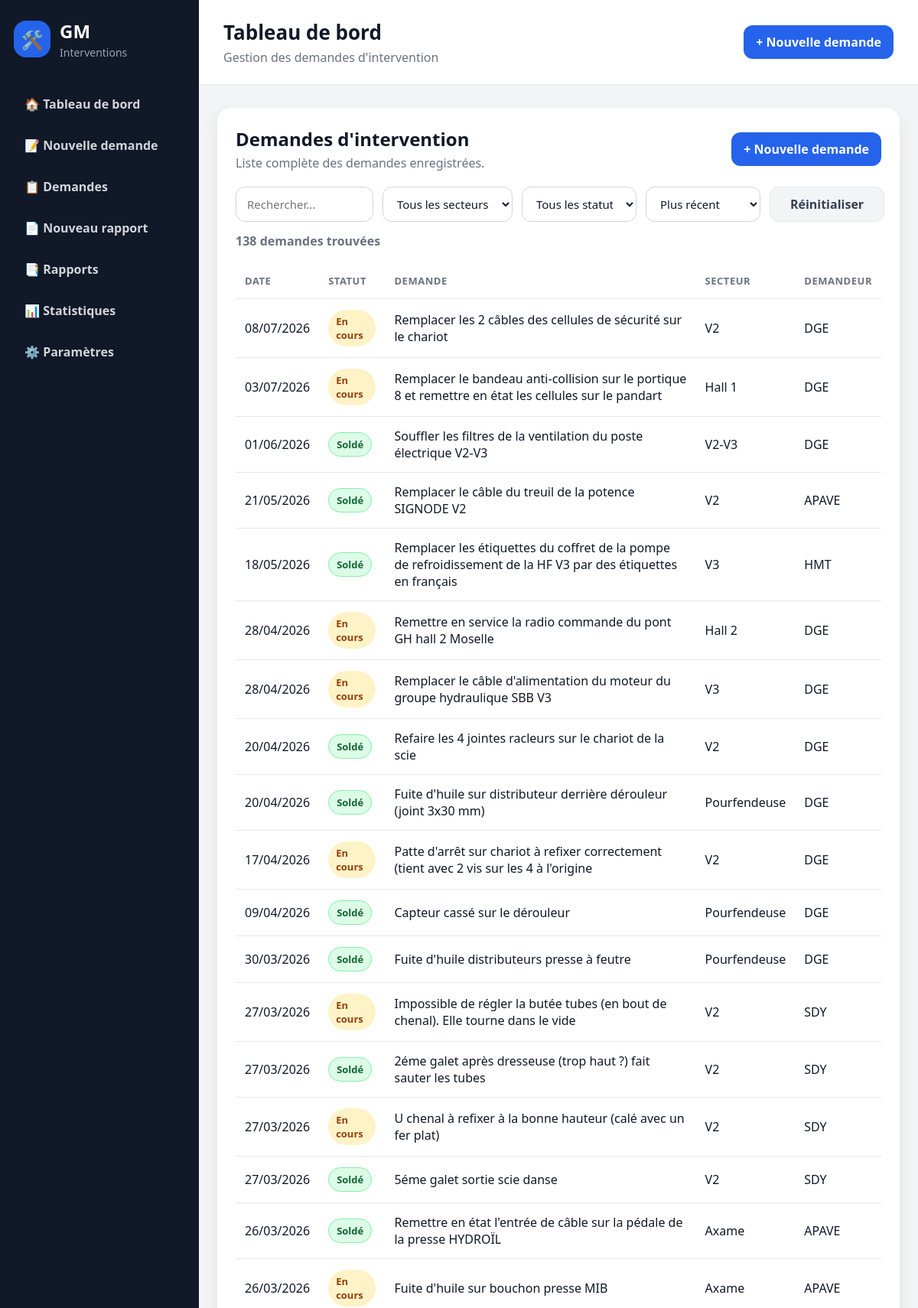
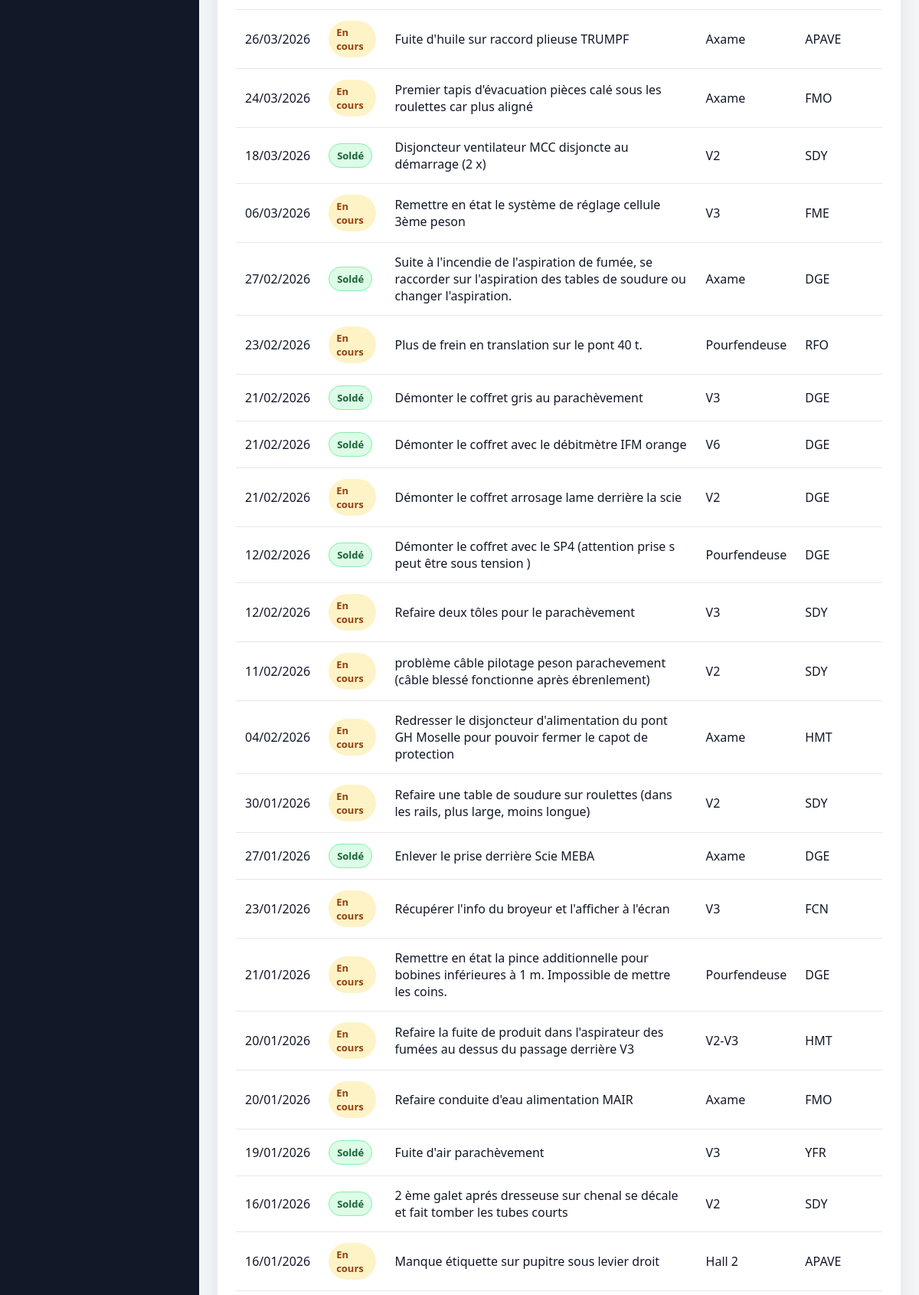
/demandes (upper part), run on the app's committed database (2 pictures, top to bottom).
### tables this page shows
CREATE TABLE demandes_intervention (
            id INTEGER PRIMARY KEY AUTOINCREMENT,
            secteur_id INTEGER,
            demandeur_id INTEGER,
            nature_travaux TEXT NOT NULL,
            description TEXT NOT NULL,
            statut TEXT NOT NULL DEFAULT 'En cours',
            date_creation TIMESTAMP DEFAULT CURRENT_TIMESTAMP,
            date_cloture TIMESTAMP, date_solde TIMESTAMP, solde_par TEXT, reference_piece TEXT, commentaire_solde TEXT,
            FOREIGN KEY (secteur_id) REFERENCES secteurs(id),
            FOREIGN KEY (demandeur_id) REFERENCES demandeurs(id)
        );

CREATE TABLE secteurs (
            id INTEGER PRIMARY KEY AUTOINCREMENT,
            nom TEXT NOT NULL UNIQUE
        , actif INTEGER
                NOT NULL DEFAULT 1);

CREATE TABLE demandeurs (
            id INTEGER PRIMARY KEY AUTOINCREMENT,
            nom TEXT NOT NULL,
            secteur_id INTEGER,
            telephone TEXT,
            email TEXT,
            FOREIGN KEY (secteur_id) REFERENCES secteurs(id)
        );

### routes/demandes.py (the view, shortened to what this page needs)
@demandes_bp.route("/demandes")
def liste_demandes():
    recherche = request.args.get("recherche", "").strip()
    secteur_id = request.args.get("secteur_id", "").strip()
    statut = request.args.get("statut", "").strip()
    tri = request.args.get("tri", "recent").strip()
    query = """
        SELECT
            demandes_intervention.*,
            demandeurs.nom AS demandeur_nom,
            secteurs.nom AS secteur_nom
        FROM demandes_intervention
        LEFT JOIN demandeurs
            ON demandes_intervention.demandeur_id = demandeurs.id
        LEFT JOIN secteurs
            ON demandes_intervention.secteur_id = secteurs.id
        WHERE 1 = 1
    """
    params = []
    if secteur_id:
        query += """
            AND demandes_intervention.secteur_id = ?
        """
        params.append(secteur_id)
    if statut:
        query += """
            AND demandes_intervention.statut = ?
        """
        params.append(statut)
    order_by_options = {
        "ancien": "demandes_intervention.date_creation ASC",
        "secteur": "secteurs.nom ASC",
        "statut": "demandes_intervention.statut ASC",
        "recent": "demandes_intervention.date_creation DESC",
    }
    order_by = order_by_options.get(
        tri,
        order_by_options["recent"]
    )
    query += f" ORDER BY {order_by}"
    with connexion_db() as conn:
        demandes = conn.execute(
            query,
            params
        ).fetchall()
        secteurs = get_all_secteurs(conn)
    return render_template(
        "demandes/liste.html",
        demandes=demandes,
        recherche=recherche,
        secteurs=secteurs,
        secteur_id=secteur_id,
        statut=statut,
        tri=tri
    )

### app.py (called while the page is built)
@app.template_filter("date_fr")
def date_fr(value):
    if not value:
        return ""
    if isinstance(value, datetime):
        return value.strftime("%d/%m/%Y")
    try:
        date_value = datetime.fromisoformat(str(value))
        return date_value.strftime("%d/%m/%Y")
    except (ValueError, TypeError):
        return str(value)

### database.py (called while the page is built)
def is_postgres():
    return bool(DATABASE_URL)

def get_db_connection():
    if is_postgres():
        return PostgresConnectionAdapter(DATABASE_URL)
    conn = sqlite3.connect(DB_PATH)
    conn.row_factory = sqlite3.Row
    conn.execute("PRAGMA foreign_keys = ON")
    return conn

### routes/demandes.py (called while the page is built)
def get_all_secteurs(conn):
    return conn.execute("""
        SELECT *
        FROM secteurs
        WHERE actif = TRUE
        ORDER BY nom
    """).fetchall()

### services/database_service.py (called while the page is built)
@contextmanager
def connexion_db():
    conn = get_db_connection()
    try:
        yield conn
    finally:
        conn.close()

### templates/demandes/liste.html (shortened to what this page needs)
{% extends "base.html" %}
{% block content %}
<section class="card">
    <div class="section-header">
        <div>
            <h2>Demandes d'intervention</h2>
            <p>Liste complète des demandes enregistrées.</p>
        </div>
        <a href="/demandes/nouvelle" class="btn">+ Nouvelle demande</a>
    </div>
<form
    method="GET"
    class="filters-bar"
    id="filtersForm"
    data-filters-form
    data-storage-key="gm-demandes-filters"
>
    <input
        type="text"
        name="recherche"
        placeholder="Rechercher..."
        value="{{ recherche }}"
    >
    <select name="secteur_id">
        <option value="">Tous les secteurs</option>
    </select>
    <select name="statut" onchange="document.getElementById('filtersForm').submit()">
        <option value="">Tous les statuts</option>
    </select>
    <select name="tri" onchange="document.getElementById('filtersForm').submit()">
        <option value="recent" {% if tri == "recent" %}selected{% endif %}>Plus récent</option>
    </select>
    <a
        href="/demandes"
        class="btn-secondary"
        data-reset-filters
    >
        Réinitialiser
    </a>
</form>
<p class="result-count">
    {{ demandes|length }} demande{{ "s" if demandes|length > 1 else "" }} trouvée{{ "s" if demandes|length > 1 else "" }}
</p>
    {% if demandes %}
        <div class="table-container">
            <table class="modern-table">
                <thead>
                    <tr>
                        <th>Date</th>
                        <th>Statut</th>
                        <th>Demande</th>
                        <th>Secteur</th>
                        <th>Demandeur</th>
                    </tr>
                </thead>
                <tbody>
                    {% for demande in demandes %}
                    <tr class="clickable-row" onclick="window.location='/demandes/{{ demande.id }}'">
                        <td>{{ demande.date_creation|date_fr }}</td>
                        <td>
                            <span class="badge {% if demande.statut == 'Soldé' %}badge-success{% else %}badge-progress{% endif %}">
                                {{ demande.statut }}
                            </span>
                        </td>
                        <td>{{ demande.nature_travaux }}</td>
                        <td>{{ demande.secteur_nom or "Non renseigné" }}</td>
                        <td>{{ demande.demandeur_nom or "Non renseigné" }}</td>
                    </tr>
                    {% endfor %}
                    </tbody>
            </table>
        </div>
    {% else %}
        <div class="empty-state">
            <div class="icon">📭</div>
            <p>Aucune demande enregistrée.</p>
        </div>
    {% endif %}
</section>
{% endblock %}

### static/css/style.css (style rules this page uses)
* { box-sizing: border-box; }
body { margin: 0; font-family: "Segoe UI", Arial, sans-serif; background: #f3f4f6; color: #111827; }
.stat-card, .card { background: white; border-radius: 18px; box-shadow: 0 8px 22px rgba(15, 23, 42, 0.08); }
.card { padding: 24px; margin-bottom: 20px; }
.card h2 { margin-top: 0; }
.btn { display: inline-block; background: #2563eb; color: white; padding: 11px 16px; border-radius: 12px; text-decoration: none; font-weight: 700; border: none; cursor: pointer; }
.section-header { display: flex; justify-content: space-between; align-items: center; gap: 16px; margin-bottom: 20px; }
.section-header h2 { margin: 0; }
.section-header p { margin: 4px 0 0; color: #6b7280; }
.table-container { overflow-x: auto; }
.modern-table { width: 100%; border-collapse: collapse; }
.modern-table th, .modern-table td { padding: 14px 12px; text-align: left; border-bottom: 1px solid #e5e7eb; }
.modern-table th { color: #6b7280; font-size: 13px; text-transform: uppercase; letter-spacing: 0.04em; }
.badge { display: inline-block; padding: 6px 10px; border-radius: 999px; font-size: 13px; font-weight: 700; }
.badge-progress { background: #fef3c7; color: #92400e; }
.badge-success { background: #dcfce7; color: #166534; border: 1px solid #86efac; }
.clickable-row { cursor: pointer; transition: 0.2s; }
.btn-secondary { display: inline-block; background: #f3f4f6; color: #374151; padding: 11px 16px; border-radius: 12px; text-decoration: none; font-weight: 700; border: 1px solid #e5e7eb; }
.filters-bar { display: flex; gap: 12px; margin-bottom: 12px; flex-wrap: wrap; }
.filters-bar input, .filters-bar select { padding: 12px 14px; border: 1px solid #d1d5db; border-radius: 12px; font-family: inherit; font-size: 15px; }
.result-count { margin: 0 0 18px; color: #6b7280; font-weight: 600; }
.badge-success { background: #dcfce7; color: #166534; }
form.filters-bar { display: grid !important; grid-template-columns: minmax(180px, 220px) minmax(170px, 190px) minmax(150px, 160px) minmax(150px, 160px) 150px; align-items: center; gap: 12px; width: 100%; margin: 0 0 14px; }
form.filters-bar input[type="text"], form.filters-bar input[type="search"], form.filters-bar select { width: 100% !important; height: 46px !important; min-height: 46px; margin: 0 !important; padding: 0 14px !important; border: 1px solid #d1d5db !important; border-radius: 12px !important; background-color: #ffffff !important; color: #111827 !important; font-family: inherit !important; font-size: 15px !important; line-height: normal; outline: none; }
form.filters-bar select { cursor: pointer; }
form.filters-bar .btn-secondary { display: inline-flex !important; align-items: center; justify-content: center; height: 46px; min-height: 46px; margin: 0; padding: 0 18px; white-space: nowrap; }

### data on the page
demandes_intervention: date_creation "08/07/2026", statut "En cours", nature_travaux "Remplacer les 2 câbles des cellules de sécurité sur le chariot", nom "V2", nom "DGE"
demandes_intervention: date_creation "03/07/2026", statut "En cours", nature_travaux "Remplacer le bandeau anti-collision sur le portique 8 et remettre en état les cellules sur le pandart", nom "Hall 1", nom "DGE"
demandes_intervention: date_creation "01/06/2026", statut "Soldé", nature_travaux "Souffler les filtres de la ventilation du poste électrique V2-V3", nom "V2-V3", nom "DGE"
demandes_intervention: date_creation "21/05/2026", statut "Soldé", nature_travaux "Remplacer le câble du treuil de la potence SIGNODE V2", nom "V2", nom "APAVE"
demandes_intervention: date_creation "18/05/2026", statut "Soldé", nature_travaux "Remplacer les étiquettes du coffret de la pompe de refroidissement de la HF V3 par des étiquettes en français", nom "V3", nom "HMT"
demandes_intervention: date_creation "28/04/2026", statut "En cours", nature_travaux "Remettre en service la radio commande du pont GH hall 2 Moselle", nom "Hall 2", nom "DGE"
demandes_intervention: date_creation "28/04/2026", statut "En cours", nature_travaux "Remplacer le câble d'alimentation du moteur du groupe hydraulique SBB V3", nom "V3", nom "DGE"
demandes_intervention: date_creation "20/04/2026", statut "Soldé", nature_travaux "Refaire les 4 jointes racleurs sur le chariot de la scie", nom "V2", nom "DGE"
demandes_intervention: date_creation "20/04/2026", statut "Soldé", nature_travaux "Fuite d'huile sur distributeur derrière dérouleur (joint 3x30 mm)", nom "Pourfendeuse", nom "DGE"
demandes_intervention: date_creation "17/04/2026", statut "En cours", nature_travaux "Patte d'arrêt sur chariot à refixer correctement (tient avec 2 vis sur les 4 à l'origine", nom "V2", nom "DGE"
demandes_intervention: date_creation "09/04/2026", statut "Soldé", nature_travaux "Capteur cassé sur le dérouleur", nom "Pourfendeuse", nom "DGE"
demandes_intervention: date_creation "30/03/2026", statut "Soldé", nature_travaux "Fuite d'huile distributeurs presse à feutre", nom "Pourfendeuse", nom "DGE"
demandes_intervention: date_creation "27/03/2026", statut "En cours", nature_travaux "Impossible de régler la butée tubes (en bout de chenal). Elle tourne dans le vide", nom "V2", nom "SDY"
demandes_intervention: date_creation "27/03/2026", statut "Soldé", nature_travaux "2éme galet après dresseuse (trop haut ?) fait sauter les tubes", nom "V2", nom "SDY"
demandes_intervention: date_creation "27/03/2026", statut "En cours", nature_travaux "U chenal à refixer à la bonne hauteur (calé avec un fer plat)", nom "V2", nom "SDY"
demandes_intervention: date_creation "27/03/2026", statut "Soldé", nature_travaux "5éme galet sortie scie danse", nom "V2", nom "SDY"
demandes_intervention: date_creation "26/03/2026", statut "Soldé", nature_travaux "Remettre en état l'entrée de câble sur la pédale de la presse HYDROÏL", nom "Axame", nom "APAVE"
demandes_intervention: date_creation "26/03/2026", statut "En cours", nature_travaux "Fuite d'huile sur bouchon presse MIB", nom "Axame", nom "APAVE"
demandes_intervention: date_creation "26/03/2026", statut "En cours", nature_travaux "Fuite d'huile sur raccord plieuse TRUMPF", nom "Axame", nom "APAVE"
demandes_intervention: date_creation "24/03/2026", statut "En cours", nature_travaux "Premier tapis d'évacuation pièces calé sous les roulettes car plus aligné", nom "Axame", nom "FMO"
demandes_intervention: date_creation "18/03/2026", statut "Soldé", nature_travaux "Disjoncteur ventilateur MCC disjoncte au démarrage (2 x)", nom "V2", nom "SDY"
demandes_intervention: date_creation "06/03/2026", statut "En cours", nature_travaux "Remettre en état le système de réglage cellule 3ème peson", nom "V3", nom "FME"
demandes_intervention: date_creation "27/02/2026", statut "Soldé", nature_travaux "Suite à l'incendie de l'aspiration de fumée, se raccorder sur l'aspiration des tables de soudure ou changer l'aspiration.", nom "Axame", nom "DGE"
demandes_intervention: date_creation "23/02/2026", statut "En cours", nature_travaux "Plus de frein en translation sur le pont 40 t.", nom "Pourfendeuse", nom "RFO"
demandes_intervention: date_creation "21/02/2026", statut "Soldé", nature_travaux "Démonter le coffret gris au parachèvement", nom "V3", nom "DGE"
demandes_intervention: date_creation "21/02/2026", statut "Soldé", nature_travaux "Démonter le coffret avec le débitmètre IFM orange", nom "V6", nom "DGE"
demandes_intervention: date_creation "21/02/2026", statut "En cours", nature_travaux "Démonter le coffret arrosage lame derrière la scie", nom "V2", nom "DGE"
demandes_intervention: date_creation "12/02/2026", statut "Soldé", nature_travaux "Démonter le coffret avec le SP4 (attention prise s peut être sous tension )", nom "Pourfendeuse", nom "DGE"
demandes_intervention: date_creation "12/02/2026", statut "En cours", nature_travaux "Refaire deux tôles pour le parachèvement", nom "V3", nom "SDY"
demandes_intervention: date_creation "11/02/2026", statut "En cours", nature_travaux "problème câble pilotage peson parachevement (câble blessé fonctionne après ébrenlement)", nom "V2", nom "SDY"
demandes_intervention: date_creation "04/02/2026", statut "En cours", nature_travaux "Redresser le disjoncteur d'alimentation du pont GH Moselle pour pouvoir fermer le capot de protection", nom "Axame", nom "HMT"
demandes_intervention: date_creation "30/01/2026", statut "En cours", nature_travaux "Refaire une table de soudure sur roulettes (dans les rails, plus large, moins longue)", nom "V2", nom "SDY"
demandes_intervention: date_creation "27/01/2026", statut "Soldé", nature_travaux "Enlever le prise derrière Scie MEBA", nom "Axame", nom "DGE"
demandes_intervention: date_creation "23/01/2026", statut "En cours", nature_travaux "Récupérer l'info du broyeur et l'afficher à l'écran", nom "V3", nom "FCN"
demandes_intervention: date_creation "21/01/2026", statut "En cours", nature_travaux "Remettre en état la pince additionnelle pour bobines inférieures à 1 m. Impossible de mettre les coins.", nom "Pourfendeuse", nom "DGE"
demandes_intervention: date_creation "20/01/2026", statut "En cours", nature_travaux "Refaire la fuite de produit dans l'aspirateur des fumées au dessus du passage derrière V3", nom "V2-V3", nom "HMT"
demandes_intervention: date_creation "20/01/2026", statut "En cours", nature_travaux "Refaire conduite d'eau alimentation MAIR", nom "Axame", nom "FMO"
demandes_intervention: date_creation "19/01/2026", statut "Soldé", nature_travaux "Fuite d'air parachèvement", nom "V3", nom "YFR"
demandes_intervention: date_creation "16/01/2026", statut "Soldé", nature_travaux "2 ème galet aprés dresseuse sur chenal se décale et fait tomber les tubes courts", nom "V2", nom "SDY"
demandes_intervention: date_creation "16/01/2026", statut "En cours", nature_travaux "Manque étiquette sur pupitre sous levier droit", nom "Hall 2", nom "APAVE"

### other printed values
{{ demandes|length }} "138"
{{ "s" if demandes|length > 1 else "" }} "s"
